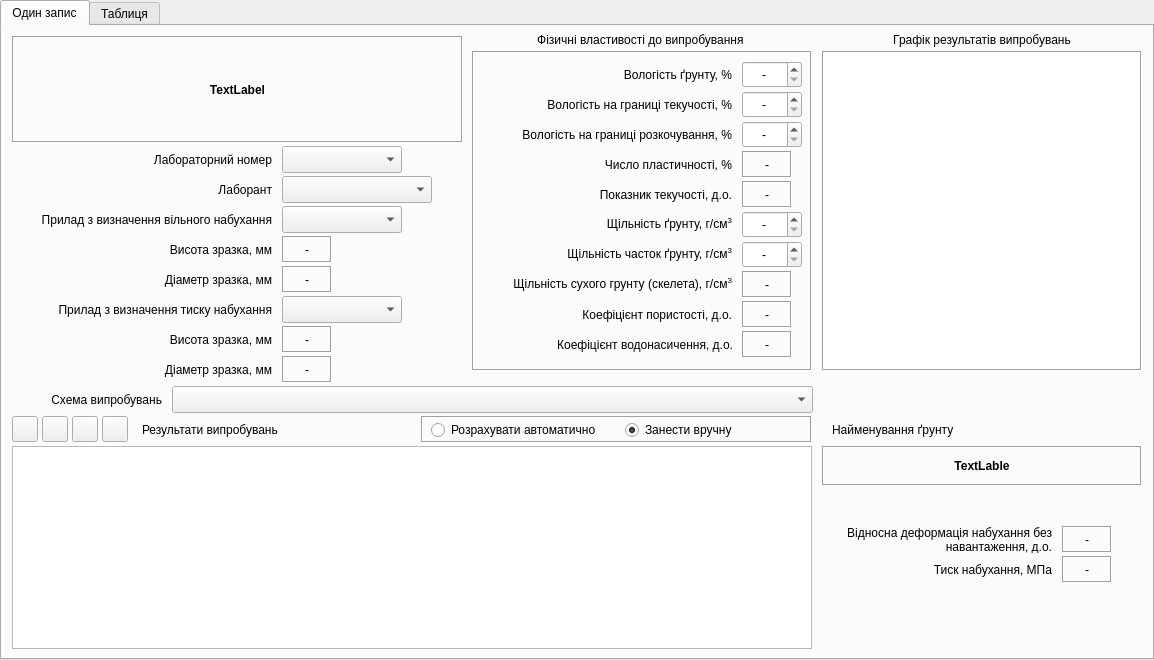
 <widget class="QTabWidget" name="Nabuh_win">
  <property name="geometry">
   <rect>
    <x>0</x>
    <y>0</y>
    <width>1154</width>
    <height>660</height>
   </rect>
  </property>
  <property name="windowTitle">
   <string>Результати випробувань з визначення характеристик набухання грунту</string>
  </property>
  <property name="windowIcon">
   <iconset>
    <normaloff>../icons/16x16/categories/applications-engineering.png</normaloff>../icons/16x16/categories/applications-engineering.png</iconset>
  </property>
  <property name="locale">
   <locale language="Ukrainian" country="Ukraine"/>
  </property>
  <property name="currentIndex">
   <number>0</number>
  </property>
  <property name="tabsClosable">
   <bool>false</bool>
  </property>
  <property name="movable">
   <bool>false</bool>
  </property>
  <widget class="QWidget" name="tab">
   <attribute name="title">
    <string>Один запис</string>
   </attribute>
   <widget class="QLabel" name="label">
    <property name="enabled">
     <bool>true</bool>
    </property>
    <property name="geometry">
     <rect>
      <x>10</x>
      <y>10</y>
      <width>451</width>
      <height>107</height>
     </rect>
    </property>
    <property name="font">
     <font>
      <weight>75</weight>
      <bold>true</bold>
     </font>
    </property>
    <property name="frameShape">
     <enum>QFrame::Box</enum>
    </property>
    <property name="frameShadow">
     <enum>QFrame::Sunken</enum>
    </property>
    <property name="text">
     <string>TextLabel</string>
    </property>
    <property name="alignment">
     <set>Qt::AlignCenter</set>
    </property>
    <property name="wordWrap">
     <bool>true</bool>
    </property>
   </widget>
   <widget class="QLabel" name="label_19">
    <property name="geometry">
     <rect>
      <x>140</x>
      <y>390</y>
      <width>171</width>
      <height>27</height>
     </rect>
    </property>
    <property name="text">
     <string>Результати випробувань</string>
    </property>
    <property name="alignment">
     <set>Qt::AlignLeading|Qt::AlignLeft|Qt::AlignVCenter</set>
    </property>
   </widget>
   <widget class="QLabel" name="label_20">
    <property name="geometry">
     <rect>
      <x>10</x>
      <y>120</y>
      <width>260</width>
      <height>27</height>
     </rect>
    </property>
    <property name="sizePolicy">
     <sizepolicy hsizetype="Preferred" vsizetype="Preferred">
      <horstretch>0</horstretch>
      <verstretch>0</verstretch>
     </sizepolicy>
    </property>
    <property name="text">
     <string>Лабораторний номер</string>
    </property>
    <property name="alignment">
     <set>Qt::AlignRight|Qt::AlignTrailing|Qt::AlignVCenter</set>
    </property>
   </widget>
   <widget class="QComboBox" name="comboBox">
    <property name="geometry">
     <rect>
      <x>280</x>
      <y>120</y>
      <width>120</width>
      <height>27</height>
     </rect>
    </property>
   </widget>
   <widget class="QFrame" name="frame_3">
    <property name="geometry">
     <rect>
      <x>470</x>
      <y>25</y>
      <width>340</width>
      <height>320</height>
     </rect>
    </property>
    <property name="frameShape">
     <enum>QFrame::Box</enum>
    </property>
    <property name="frameShadow">
     <enum>QFrame::Sunken</enum>
    </property>
    <widget class="QLabel" name="label_11">
     <property name="geometry">
      <rect>
       <x>270</x>
       <y>220</y>
       <width>50</width>
       <height>27</height>
      </rect>
     </property>
     <property name="font">
      <font>
       <weight>50</weight>
       <bold>false</bold>
      </font>
     </property>
     <property name="frameShape">
      <enum>QFrame::Box</enum>
     </property>
     <property name="frameShadow">
      <enum>QFrame::Sunken</enum>
     </property>
     <property name="text">
      <string>-</string>
     </property>
     <property name="alignment">
      <set>Qt::AlignCenter</set>
     </property>
     <property name="margin">
      <number>0</number>
     </property>
     <property name="indent">
      <number>-1</number>
     </property>
    </widget>
    <widget class="QLabel" name="label_23">
     <property name="geometry">
      <rect>
       <x>10</x>
       <y>250</y>
       <width>250</width>
       <height>27</height>
      </rect>
     </property>
     <property name="text">
      <string>Коефіцієнт пористості, д.о.</string>
     </property>
     <property name="alignment">
      <set>Qt::AlignRight|Qt::AlignTrailing|Qt::AlignVCenter</set>
     </property>
     <property name="wordWrap">
      <bool>true</bool>
     </property>
    </widget>
    <widget class="QLabel" name="label_27">
     <property name="geometry">
      <rect>
       <x>10</x>
       <y>220</y>
       <width>250</width>
       <height>27</height>
      </rect>
     </property>
     <property name="text">
      <string>&lt;html&gt;&lt;head/&gt;&lt;body&gt;&lt;p&gt;Щiльнiсть сухого грунту (скелета), г/см&lt;span style=&quot; vertical-align:super;&quot;&gt;3&lt;/span&gt;&lt;/p&gt;&lt;/body&gt;&lt;/html&gt;</string>
     </property>
     <property name="alignment">
      <set>Qt::AlignRight|Qt::AlignTrailing|Qt::AlignVCenter</set>
     </property>
     <property name="wordWrap">
      <bool>true</bool>
     </property>
    </widget>
    <widget class="QLabel" name="label_12">
     <property name="geometry">
      <rect>
       <x>270</x>
       <y>250</y>
       <width>50</width>
       <height>27</height>
      </rect>
     </property>
     <property name="font">
      <font>
       <weight>50</weight>
       <bold>false</bold>
      </font>
     </property>
     <property name="frameShape">
      <enum>QFrame::Box</enum>
     </property>
     <property name="frameShadow">
      <enum>QFrame::Sunken</enum>
     </property>
     <property name="text">
      <string>-</string>
     </property>
     <property name="alignment">
      <set>Qt::AlignCenter</set>
     </property>
     <property name="margin">
      <number>0</number>
     </property>
     <property name="indent">
      <number>-1</number>
     </property>
    </widget>
    <widget class="QDoubleSpinBox" name="doubleSpinBox_3">
     <property name="geometry">
      <rect>
       <x>270</x>
       <y>70</y>
       <width>60</width>
       <height>27</height>
      </rect>
     </property>
     <property name="locale">
      <locale language="C" country="AnyCountry"/>
     </property>
     <property name="alignment">
      <set>Qt::AlignCenter</set>
     </property>
     <property name="specialValueText">
      <string>-</string>
     </property>
     <property name="decimals">
      <number>1</number>
     </property>
     <property name="maximum">
      <double>999.000000000000000</double>
     </property>
     <property name="singleStep">
      <double>0.100000000000000</double>
     </property>
    </widget>
    <widget class="QLabel" name="label_3">
     <property name="geometry">
      <rect>
       <x>10</x>
       <y>10</y>
       <width>250</width>
       <height>27</height>
      </rect>
     </property>
     <property name="text">
      <string>Вологість ґрунту, %</string>
     </property>
     <property name="alignment">
      <set>Qt::AlignRight|Qt::AlignTrailing|Qt::AlignVCenter</set>
     </property>
    </widget>
    <widget class="QDoubleSpinBox" name="doubleSpinBox">
     <property name="geometry">
      <rect>
       <x>270</x>
       <y>10</y>
       <width>60</width>
       <height>27</height>
      </rect>
     </property>
     <property name="locale">
      <locale language="C" country="AnyCountry"/>
     </property>
     <property name="wrapping">
      <bool>false</bool>
     </property>
     <property name="alignment">
      <set>Qt::AlignCenter</set>
     </property>
     <property name="specialValueText">
      <string>-</string>
     </property>
     <property name="decimals">
      <number>1</number>
     </property>
     <property name="maximum">
      <double>999.000000000000000</double>
     </property>
     <property name="singleStep">
      <double>0.100000000000000</double>
     </property>
     <property name="value">
      <double>0.000000000000000</double>
     </property>
    </widget>
    <widget class="QDoubleSpinBox" name="doubleSpinBox_2">
     <property name="geometry">
      <rect>
       <x>270</x>
       <y>40</y>
       <width>60</width>
       <height>27</height>
      </rect>
     </property>
     <property name="locale">
      <locale language="C" country="AnyCountry"/>
     </property>
     <property name="alignment">
      <set>Qt::AlignCenter</set>
     </property>
     <property name="specialValueText">
      <string>-</string>
     </property>
     <property name="decimals">
      <number>1</number>
     </property>
     <property name="maximum">
      <double>999.000000000000000</double>
     </property>
     <property name="singleStep">
      <double>0.100000000000000</double>
     </property>
    </widget>
    <widget class="QLabel" name="label_6">
     <property name="geometry">
      <rect>
       <x>10</x>
       <y>40</y>
       <width>250</width>
       <height>27</height>
      </rect>
     </property>
     <property name="text">
      <string>Вологість на границi текучостi, %</string>
     </property>
     <property name="alignment">
      <set>Qt::AlignRight|Qt::AlignTrailing|Qt::AlignVCenter</set>
     </property>
    </widget>
    <widget class="QLabel" name="label_7">
     <property name="geometry">
      <rect>
       <x>10</x>
       <y>70</y>
       <width>250</width>
       <height>27</height>
      </rect>
     </property>
     <property name="text">
      <string>Вологість на границi розкочування, %</string>
     </property>
     <property name="alignment">
      <set>Qt::AlignRight|Qt::AlignTrailing|Qt::AlignVCenter</set>
     </property>
    </widget>
    <widget class="QDoubleSpinBox" name="doubleSpinBox_5">
     <property name="geometry">
      <rect>
       <x>270</x>
       <y>190</y>
       <width>60</width>
       <height>27</height>
      </rect>
     </property>
     <property name="locale">
      <locale language="C" country="AnyCountry"/>
     </property>
     <property name="alignment">
      <set>Qt::AlignCenter</set>
     </property>
     <property name="specialValueText">
      <string>-</string>
     </property>
     <property name="maximum">
      <double>5.000000000000000</double>
     </property>
     <property name="singleStep">
      <double>0.010000000000000</double>
     </property>
    </widget>
    <widget class="QLabel" name="label_4">
     <property name="geometry">
      <rect>
       <x>10</x>
       <y>160</y>
       <width>250</width>
       <height>27</height>
      </rect>
     </property>
     <property name="text">
      <string>&lt;html&gt;&lt;head/&gt;&lt;body&gt;&lt;p&gt;Щільність ґрунту, г/см&lt;span style=&quot; vertical-align:super;&quot;&gt;3&lt;/span&gt;&lt;/p&gt;&lt;/body&gt;&lt;/html&gt;</string>
     </property>
     <property name="alignment">
      <set>Qt::AlignRight|Qt::AlignTrailing|Qt::AlignVCenter</set>
     </property>
    </widget>
    <widget class="QLabel" name="label_5">
     <property name="geometry">
      <rect>
       <x>10</x>
       <y>190</y>
       <width>250</width>
       <height>27</height>
      </rect>
     </property>
     <property name="text">
      <string>&lt;html&gt;&lt;head/&gt;&lt;body&gt;&lt;p&gt;Щiльнiсть часток ґрунту, г/см&lt;span style=&quot; vertical-align:super;&quot;&gt;3&lt;/span&gt;&lt;/p&gt;&lt;/body&gt;&lt;/html&gt;</string>
     </property>
     <property name="alignment">
      <set>Qt::AlignRight|Qt::AlignTrailing|Qt::AlignVCenter</set>
     </property>
    </widget>
    <widget class="QDoubleSpinBox" name="doubleSpinBox_4">
     <property name="geometry">
      <rect>
       <x>270</x>
       <y>160</y>
       <width>60</width>
       <height>27</height>
      </rect>
     </property>
     <property name="locale">
      <locale language="C" country="AnyCountry"/>
     </property>
     <property name="alignment">
      <set>Qt::AlignCenter</set>
     </property>
     <property name="specialValueText">
      <string>-</string>
     </property>
     <property name="maximum">
      <double>5.000000000000000</double>
     </property>
     <property name="singleStep">
      <double>0.010000000000000</double>
     </property>
    </widget>
    <widget class="QLabel" name="label_10">
     <property name="geometry">
      <rect>
       <x>270</x>
       <y>130</y>
       <width>50</width>
       <height>27</height>
      </rect>
     </property>
     <property name="font">
      <font>
       <weight>50</weight>
       <bold>false</bold>
      </font>
     </property>
     <property name="frameShape">
      <enum>QFrame::Box</enum>
     </property>
     <property name="frameShadow">
      <enum>QFrame::Sunken</enum>
     </property>
     <property name="text">
      <string>-</string>
     </property>
     <property name="alignment">
      <set>Qt::AlignCenter</set>
     </property>
     <property name="margin">
      <number>0</number>
     </property>
     <property name="indent">
      <number>-1</number>
     </property>
    </widget>
    <widget class="QLabel" name="label_25">
     <property name="geometry">
      <rect>
       <x>10</x>
       <y>130</y>
       <width>250</width>
       <height>27</height>
      </rect>
     </property>
     <property name="text">
      <string>Показник текучостi, д.о.</string>
     </property>
     <property name="alignment">
      <set>Qt::AlignRight|Qt::AlignTrailing|Qt::AlignVCenter</set>
     </property>
     <property name="wordWrap">
      <bool>true</bool>
     </property>
    </widget>
    <widget class="QLabel" name="label_24">
     <property name="geometry">
      <rect>
       <x>10</x>
       <y>100</y>
       <width>250</width>
       <height>27</height>
      </rect>
     </property>
     <property name="text">
      <string>Число пластичностi, %</string>
     </property>
     <property name="alignment">
      <set>Qt::AlignRight|Qt::AlignTrailing|Qt::AlignVCenter</set>
     </property>
     <property name="wordWrap">
      <bool>true</bool>
     </property>
    </widget>
    <widget class="QLabel" name="label_9">
     <property name="geometry">
      <rect>
       <x>270</x>
       <y>100</y>
       <width>50</width>
       <height>27</height>
      </rect>
     </property>
     <property name="font">
      <font>
       <weight>50</weight>
       <bold>false</bold>
      </font>
     </property>
     <property name="frameShape">
      <enum>QFrame::Box</enum>
     </property>
     <property name="frameShadow">
      <enum>QFrame::Sunken</enum>
     </property>
     <property name="text">
      <string>-</string>
     </property>
     <property name="alignment">
      <set>Qt::AlignCenter</set>
     </property>
     <property name="margin">
      <number>0</number>
     </property>
     <property name="indent">
      <number>-1</number>
     </property>
    </widget>
    <widget class="QLabel" name="label_34">
     <property name="geometry">
      <rect>
       <x>270</x>
       <y>280</y>
       <width>50</width>
       <height>27</height>
      </rect>
     </property>
     <property name="font">
      <font>
       <weight>50</weight>
       <bold>false</bold>
      </font>
     </property>
     <property name="frameShape">
      <enum>QFrame::Box</enum>
     </property>
     <property name="frameShadow">
      <enum>QFrame::Sunken</enum>
     </property>
     <property name="text">
      <string>-</string>
     </property>
     <property name="alignment">
      <set>Qt::AlignCenter</set>
     </property>
     <property name="margin">
      <number>0</number>
     </property>
     <property name="indent">
      <number>-1</number>
     </property>
    </widget>
    <widget class="QLabel" name="label_26">
     <property name="geometry">
      <rect>
       <x>10</x>
       <y>280</y>
       <width>251</width>
       <height>27</height>
      </rect>
     </property>
     <property name="text">
      <string>Коефіцієнт водонасичення, д.о.</string>
     </property>
     <property name="alignment">
      <set>Qt::AlignRight|Qt::AlignTrailing|Qt::AlignVCenter</set>
     </property>
     <property name="wordWrap">
      <bool>true</bool>
     </property>
    </widget>
   </widget>
   <widget class="QLabel" name="label_35">
    <property name="geometry">
     <rect>
      <x>470</x>
      <y>5</y>
      <width>340</width>
      <height>17</height>
     </rect>
    </property>
    <property name="text">
     <string>Фізичні властивості до випробування </string>
    </property>
    <property name="alignment">
     <set>Qt::AlignCenter</set>
    </property>
   </widget>
   <widget class="QLabel" name="label_17">
    <property name="geometry">
     <rect>
      <x>10</x>
      <y>210</y>
      <width>260</width>
      <height>27</height>
     </rect>
    </property>
    <property name="text">
     <string>Висота зразка, мм</string>
    </property>
    <property name="alignment">
     <set>Qt::AlignRight|Qt::AlignTrailing|Qt::AlignVCenter</set>
    </property>
   </widget>
   <widget class="QToolButton" name="toolButton_6">
    <property name="geometry">
     <rect>
      <x>70</x>
      <y>390</y>
      <width>26</width>
      <height>26</height>
     </rect>
    </property>
    <property name="toolTip">
     <string>Очистити виділену комірку від значення</string>
    </property>
    <property name="statusTip">
     <string>Очистити виділену комірку від значення. Відобразити None</string>
    </property>
    <property name="icon">
     <iconset>
      <normaloff>../icons/16x16/actions/edit-clear.png</normaloff>../icons/16x16/actions/edit-clear.png</iconset>
    </property>
   </widget>
   <widget class="QLabel" name="label_21">
    <property name="geometry">
     <rect>
      <x>10</x>
      <y>240</y>
      <width>260</width>
      <height>27</height>
     </rect>
    </property>
    <property name="text">
     <string>Діаметр зразка, мм</string>
    </property>
    <property name="alignment">
     <set>Qt::AlignRight|Qt::AlignTrailing|Qt::AlignVCenter</set>
    </property>
   </widget>
   <widget class="QLabel" name="label_22">
    <property name="geometry">
     <rect>
      <x>10</x>
      <y>180</y>
      <width>260</width>
      <height>27</height>
     </rect>
    </property>
    <property name="text">
     <string>Прилад з визначення вільного набухання</string>
    </property>
    <property name="alignment">
     <set>Qt::AlignRight|Qt::AlignTrailing|Qt::AlignVCenter</set>
    </property>
   </widget>
   <widget class="QComboBox" name="comboBox_2">
    <property name="geometry">
     <rect>
      <x>280</x>
      <y>180</y>
      <width>120</width>
      <height>27</height>
     </rect>
    </property>
   </widget>
   <widget class="QLabel" name="label_36">
    <property name="geometry">
     <rect>
      <x>10</x>
      <y>360</y>
      <width>150</width>
      <height>27</height>
     </rect>
    </property>
    <property name="text">
     <string>Схема випробувань</string>
    </property>
    <property name="alignment">
     <set>Qt::AlignRight|Qt::AlignTrailing|Qt::AlignVCenter</set>
    </property>
   </widget>
   <widget class="QComboBox" name="comboBox_3">
    <property name="geometry">
     <rect>
      <x>170</x>
      <y>360</y>
      <width>641</width>
      <height>27</height>
     </rect>
    </property>
   </widget>
   <widget class="QToolButton" name="toolButton_1">
    <property name="geometry">
     <rect>
      <x>10</x>
      <y>390</y>
      <width>26</width>
      <height>26</height>
     </rect>
    </property>
    <property name="toolTip">
     <string>Додати один рядок до таблиці</string>
    </property>
    <property name="statusTip">
     <string>Додавання одного рядка до таблиці результатів випробувань</string>
    </property>
    <property name="text">
     <string/>
    </property>
    <property name="icon">
     <iconset>
      <normaloff>../icons/16x16/actions/list-add.png</normaloff>../icons/16x16/actions/list-add.png</iconset>
    </property>
   </widget>
   <widget class="QToolButton" name="toolButton_2">
    <property name="geometry">
     <rect>
      <x>40</x>
      <y>390</y>
      <width>26</width>
      <height>26</height>
     </rect>
    </property>
    <property name="toolTip">
     <string>Вилучити поточний рядок з таблиці</string>
    </property>
    <property name="statusTip">
     <string>Вилучення поточного рядка з таблиці результатів випробувань</string>
    </property>
    <property name="text">
     <string/>
    </property>
    <property name="icon">
     <iconset>
      <normaloff>../icons/16x16/actions/list-remove.png</normaloff>../icons/16x16/actions/list-remove.png</iconset>
    </property>
   </widget>
   <widget class="QTableView" name="tableRezultNabuh">
    <property name="geometry">
     <rect>
      <x>10</x>
      <y>420</y>
      <width>800</width>
      <height>203</height>
     </rect>
    </property>
    <property name="frameShadow">
     <enum>QFrame::Sunken</enum>
    </property>
    <attribute name="verticalHeaderMinimumSectionSize">
     <number>25</number>
    </attribute>
    <attribute name="verticalHeaderDefaultSectionSize">
     <number>25</number>
    </attribute>
   </widget>
   <widget class="QToolButton" name="toolButton">
    <property name="geometry">
     <rect>
      <x>100</x>
      <y>390</y>
      <width>26</width>
      <height>26</height>
     </rect>
    </property>
    <property name="toolTip">
     <string>Розрахувати характеристики набухання грунту</string>
    </property>
    <property name="statusTip">
     <string>Розрахувати характеристики набухання грунту</string>
    </property>
    <property name="text">
     <string/>
    </property>
    <property name="icon">
     <iconset>
      <normaloff>../icons/16x16/apps/accessories-calculator.png</normaloff>../icons/16x16/apps/accessories-calculator.png</iconset>
    </property>
   </widget>
   <widget class="QGraphicsView" name="graphicsView">
    <property name="geometry">
     <rect>
      <x>820</x>
      <y>25</y>
      <width>320</width>
      <height>320</height>
     </rect>
    </property>
    <property name="frameShape">
     <enum>QFrame::Box</enum>
    </property>
   </widget>
   <widget class="QLabel" name="label_2">
    <property name="geometry">
     <rect>
      <x>820</x>
      <y>5</y>
      <width>320</width>
      <height>17</height>
     </rect>
    </property>
    <property name="text">
     <string>Графік результатів випробувань</string>
    </property>
    <property name="alignment">
     <set>Qt::AlignCenter</set>
    </property>
   </widget>
   <widget class="QLabel" name="label_40">
    <property name="geometry">
     <rect>
      <x>10</x>
      <y>270</y>
      <width>260</width>
      <height>27</height>
     </rect>
    </property>
    <property name="text">
     <string>Прилад з визначення тиску набухання</string>
    </property>
    <property name="alignment">
     <set>Qt::AlignRight|Qt::AlignTrailing|Qt::AlignVCenter</set>
    </property>
   </widget>
   <widget class="QComboBox" name="comboBox_4">
    <property name="geometry">
     <rect>
      <x>280</x>
      <y>150</y>
      <width>150</width>
      <height>27</height>
     </rect>
    </property>
   </widget>
   <widget class="QLabel" name="label_48">
    <property name="geometry">
     <rect>
      <x>10</x>
      <y>150</y>
      <width>260</width>
      <height>27</height>
     </rect>
    </property>
    <property name="sizePolicy">
     <sizepolicy hsizetype="Preferred" vsizetype="Preferred">
      <horstretch>0</horstretch>
      <verstretch>0</verstretch>
     </sizepolicy>
    </property>
    <property name="text">
     <string>Лаборант</string>
    </property>
    <property name="alignment">
     <set>Qt::AlignRight|Qt::AlignTrailing|Qt::AlignVCenter</set>
    </property>
   </widget>
   <widget class="QLabel" name="label_8">
    <property name="geometry">
     <rect>
      <x>830</x>
      <y>390</y>
      <width>150</width>
      <height>27</height>
     </rect>
    </property>
    <property name="text">
     <string>Найменування ґрунту</string>
    </property>
    <property name="alignment">
     <set>Qt::AlignLeading|Qt::AlignLeft|Qt::AlignVCenter</set>
    </property>
   </widget>
   <widget class="QLabel" name="label_18">
    <property name="geometry">
     <rect>
      <x>820</x>
      <y>420</y>
      <width>320</width>
      <height>40</height>
     </rect>
    </property>
    <property name="font">
     <font>
      <weight>75</weight>
      <bold>true</bold>
     </font>
    </property>
    <property name="frameShape">
     <enum>QFrame::Box</enum>
    </property>
    <property name="frameShadow">
     <enum>QFrame::Sunken</enum>
    </property>
    <property name="text">
     <string>TextLable</string>
    </property>
    <property name="alignment">
     <set>Qt::AlignCenter</set>
    </property>
    <property name="wordWrap">
     <bool>true</bool>
    </property>
   </widget>
   <widget class="QLabel" name="label_28">
    <property name="geometry">
     <rect>
      <x>839</x>
      <y>500</y>
      <width>211</width>
      <height>27</height>
     </rect>
    </property>
    <property name="text">
     <string>Відносна деформація набухання без навантаження, д.о.</string>
    </property>
    <property name="alignment">
     <set>Qt::AlignRight|Qt::AlignTrailing|Qt::AlignVCenter</set>
    </property>
    <property name="wordWrap">
     <bool>true</bool>
    </property>
   </widget>
   <widget class="QLabel" name="label_37">
    <property name="geometry">
     <rect>
      <x>1060</x>
      <y>500</y>
      <width>50</width>
      <height>27</height>
     </rect>
    </property>
    <property name="font">
     <font>
      <weight>50</weight>
      <bold>false</bold>
     </font>
    </property>
    <property name="frameShape">
     <enum>QFrame::Box</enum>
    </property>
    <property name="frameShadow">
     <enum>QFrame::Sunken</enum>
    </property>
    <property name="text">
     <string>-</string>
    </property>
    <property name="alignment">
     <set>Qt::AlignCenter</set>
    </property>
    <property name="margin">
     <number>0</number>
    </property>
    <property name="indent">
     <number>-1</number>
    </property>
   </widget>
   <widget class="QComboBox" name="comboBox_5">
    <property name="geometry">
     <rect>
      <x>280</x>
      <y>270</y>
      <width>120</width>
      <height>27</height>
     </rect>
    </property>
   </widget>
   <widget class="QLabel" name="label_29">
    <property name="geometry">
     <rect>
      <x>10</x>
      <y>330</y>
      <width>260</width>
      <height>27</height>
     </rect>
    </property>
    <property name="text">
     <string>Діаметр зразка, мм</string>
    </property>
    <property name="alignment">
     <set>Qt::AlignRight|Qt::AlignTrailing|Qt::AlignVCenter</set>
    </property>
   </widget>
   <widget class="QLabel" name="label_30">
    <property name="geometry">
     <rect>
      <x>10</x>
      <y>300</y>
      <width>260</width>
      <height>27</height>
     </rect>
    </property>
    <property name="text">
     <string>Висота зразка, мм</string>
    </property>
    <property name="alignment">
     <set>Qt::AlignRight|Qt::AlignTrailing|Qt::AlignVCenter</set>
    </property>
   </widget>
   <widget class="QLabel" name="label_38">
    <property name="geometry">
     <rect>
      <x>280</x>
      <y>240</y>
      <width>50</width>
      <height>27</height>
     </rect>
    </property>
    <property name="font">
     <font>
      <weight>50</weight>
      <bold>false</bold>
     </font>
    </property>
    <property name="frameShape">
     <enum>QFrame::Box</enum>
    </property>
    <property name="frameShadow">
     <enum>QFrame::Sunken</enum>
    </property>
    <property name="text">
     <string>-</string>
    </property>
    <property name="alignment">
     <set>Qt::AlignCenter</set>
    </property>
    <property name="margin">
     <number>0</number>
    </property>
    <property name="indent">
     <number>-1</number>
    </property>
   </widget>
   <widget class="QLabel" name="label_13">
    <property name="geometry">
     <rect>
      <x>280</x>
      <y>210</y>
      <width>50</width>
      <height>27</height>
     </rect>
    </property>
    <property name="font">
     <font>
      <weight>50</weight>
      <bold>false</bold>
     </font>
    </property>
    <property name="frameShape">
     <enum>QFrame::Box</enum>
    </property>
    <property name="frameShadow">
     <enum>QFrame::Sunken</enum>
    </property>
    <property name="text">
     <string>-</string>
    </property>
    <property name="alignment">
     <set>Qt::AlignCenter</set>
    </property>
    <property name="margin">
     <number>0</number>
    </property>
    <property name="indent">
     <number>-1</number>
    </property>
   </widget>
   <widget class="QLabel" name="label_39">
    <property name="geometry">
     <rect>
      <x>280</x>
      <y>330</y>
      <width>50</width>
      <height>27</height>
     </rect>
    </property>
    <property name="font">
     <font>
      <weight>50</weight>
      <bold>false</bold>
     </font>
    </property>
    <property name="frameShape">
     <enum>QFrame::Box</enum>
    </property>
    <property name="frameShadow">
     <enum>QFrame::Sunken</enum>
    </property>
    <property name="text">
     <string>-</string>
    </property>
    <property name="alignment">
     <set>Qt::AlignCenter</set>
    </property>
    <property name="margin">
     <number>0</number>
    </property>
    <property name="indent">
     <number>-1</number>
    </property>
   </widget>
   <widget class="QLabel" name="label_14">
    <property name="geometry">
     <rect>
      <x>280</x>
      <y>300</y>
      <width>50</width>
      <height>27</height>
     </rect>
    </property>
    <property name="font">
     <font>
      <weight>50</weight>
      <bold>false</bold>
     </font>
    </property>
    <property name="frameShape">
     <enum>QFrame::Box</enum>
    </property>
    <property name="frameShadow">
     <enum>QFrame::Sunken</enum>
    </property>
    <property name="text">
     <string>-</string>
    </property>
    <property name="alignment">
     <set>Qt::AlignCenter</set>
    </property>
    <property name="margin">
     <number>0</number>
    </property>
    <property name="indent">
     <number>-1</number>
    </property>
   </widget>
   <widget class="QLabel" name="label_31">
    <property name="geometry">
     <rect>
      <x>910</x>
      <y>530</y>
      <width>140</width>
      <height>27</height>
     </rect>
    </property>
    <property name="text">
     <string>Тиск набухання, МПа</string>
    </property>
    <property name="alignment">
     <set>Qt::AlignRight|Qt::AlignTrailing|Qt::AlignVCenter</set>
    </property>
    <property name="wordWrap">
     <bool>true</bool>
    </property>
   </widget>
   <widget class="QLabel" name="label_41">
    <property name="geometry">
     <rect>
      <x>1060</x>
      <y>530</y>
      <width>50</width>
      <height>27</height>
     </rect>
    </property>
    <property name="font">
     <font>
      <weight>50</weight>
      <bold>false</bold>
     </font>
    </property>
    <property name="frameShape">
     <enum>QFrame::Box</enum>
    </property>
    <property name="frameShadow">
     <enum>QFrame::Sunken</enum>
    </property>
    <property name="text">
     <string>-</string>
    </property>
    <property name="alignment">
     <set>Qt::AlignCenter</set>
    </property>
    <property name="margin">
     <number>0</number>
    </property>
    <property name="indent">
     <number>-1</number>
    </property>
   </widget>
   <widget class="QFrame" name="frame">
    <property name="geometry">
     <rect>
      <x>419</x>
      <y>390</y>
      <width>391</width>
      <height>27</height>
     </rect>
    </property>
    <property name="frameShape">
     <enum>QFrame::Box</enum>
    </property>
    <property name="frameShadow">
     <enum>QFrame::Sunken</enum>
    </property>
    <widget class="QWidget" name="layoutWidget">
     <property name="geometry">
      <rect>
       <x>0</x>
       <y>2</y>
       <width>392</width>
       <height>24</height>
      </rect>
     </property>
     <layout class="QHBoxLayout" name="horizontalLayout">
      <property name="leftMargin">
       <number>10</number>
      </property>
      <item>
       <widget class="QRadioButton" name="radioButton">
        <property name="text">
         <string>Розрахувати автоматично</string>
        </property>
        <property name="checked">
         <bool>false</bool>
        </property>
       </widget>
      </item>
      <item>
       <widget class="QRadioButton" name="radioButton_2">
        <property name="text">
         <string>Занести вручну</string>
        </property>
        <property name="checked">
         <bool>true</bool>
        </property>
       </widget>
      </item>
     </layout>
    </widget>
   </widget>
   <zorder>tableRezultNabuh</zorder>
   <zorder>label</zorder>
   <zorder>label_19</zorder>
   <zorder>label_20</zorder>
   <zorder>comboBox</zorder>
   <zorder>frame_3</zorder>
   <zorder>label_35</zorder>
   <zorder>label_17</zorder>
   <zorder>toolButton_6</zorder>
   <zorder>label_21</zorder>
   <zorder>label_22</zorder>
   <zorder>comboBox_2</zorder>
   <zorder>label_36</zorder>
   <zorder>comboBox_3</zorder>
   <zorder>toolButton_1</zorder>
   <zorder>toolButton_2</zorder>
   <zorder>toolButton</zorder>
   <zorder>graphicsView</zorder>
   <zorder>label_2</zorder>
   <zorder>label_40</zorder>
   <zorder>comboBox_4</zorder>
   <zorder>label_48</zorder>
   <zorder>label_8</zorder>
   <zorder>label_18</zorder>
   <zorder>label_28</zorder>
   <zorder>label_37</zorder>
   <zorder>comboBox_5</zorder>
   <zorder>label_29</zorder>
   <zorder>label_30</zorder>
   <zorder>label_38</zorder>
   <zorder>label_13</zorder>
   <zorder>label_39</zorder>
   <zorder>label_14</zorder>
   <zorder>label_31</zorder>
   <zorder>label_41</zorder>
   <zorder>frame</zorder>
  </widget>
  <widget class="QWidget" name="tab">
   <attribute name="title">
    <string>Таблиця</string>
   </attribute>
   <layout class="QGridLayout" name="gridLayout">
    <item row="0" column="0">
     <widget class="QTableView" name="tableNabuh">
      <property name="frameShape">
       <enum>QFrame::StyledPanel</enum>
      </property>
      <property name="autoScroll">
       <bool>true</bool>
      </property>
     </widget>
    </item>
   </layout>
  </widget>
 </widget>
